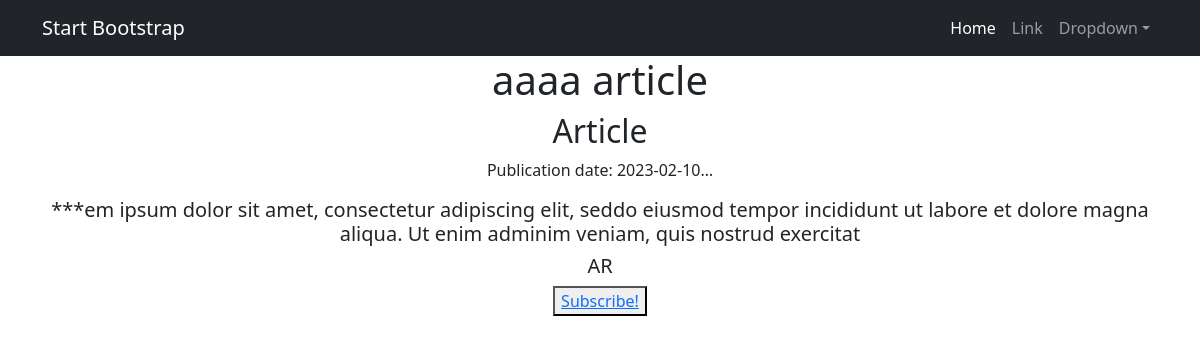
Page /news/2 (signed in) on the committed database.
### news/models.py (models this page shows, shortened)
class Post(models.Model):
    article = "AR"
    news = "NW"
    author = models.ForeignKey('Author', on_delete=models.CASCADE)
    choice = models.CharField(max_length=2, choices=CHOICES, default=news)
    published_date = models.DateTimeField(auto_now_add=True)
    post_category = models.ManyToManyField("Category", through="PostCategory")
    heading = models.CharField(blank=False, unique=True, max_length=255)
    text = models.TextField(blank=False)
    post_rating = models.FloatField(default=0)
    history = HistoricalRecords()

### news/views.py (the view)
# urls.py: path('<int:pk>', DetailNews.as_view(), name="new_detail"),
class DetailNews(LoginRequiredMixin, DetailView):
    model = Post
    template_name = 'new.html'
    context_object_name = 'new'
    def get_context_data(self, **kwargs):
        context = super().get_context_data(**kwargs)
        context['is_not_sub'] = not (self.request.user.username in Category.objects.all().values("subscribers"))
        return context

### news/templatetags/custom_filters.py (called while the page is built)
@register.filter()
def censor(value):
    list_values = value.split(" ")
    new_str = ""
    for i in list_values:
        if i in UNWANTED_WORDS:
            new_str += f'{"*"*(len(i) - 2)}{i[-2]}{i[-1]} '
        else:
            new_str += i + " "
    return new_str

### templates/new.html (shortened to what this page needs)
{% extends 'flatpages/default.html' %}
{% load custom_filters %}
{% block content %}
    <h1>{{ new.heading|censor }}</h1>
    {% if new.choice == "AR" %}
        <h2>Article</h2>
    {% else %}
        <h2>New</h2>
    {% endif %}
    <p>Publication date: {{new.published_date|truncatechars:11}}</p>
    <h5>{{new.text|censor}}</h5>
    <h5>{{new.choice}}</h5>
    {% if is_not_sub %}
        <button> <a href="subscribe/">Subscribe!</a> </button>
    {% endif %}
{% endblock content %}

### rows in the picture
Post: heading|censor "aaaa article", published_date "2023-02-10…", text|censor "***em ipsum dolor sit amet, consectetur adipiscing elit, seddo eiusmod tempor incididunt ut labore et dolore magna aliqua. Ut enim adminim veniam, quis nostrud exercitat", choice "AR"
